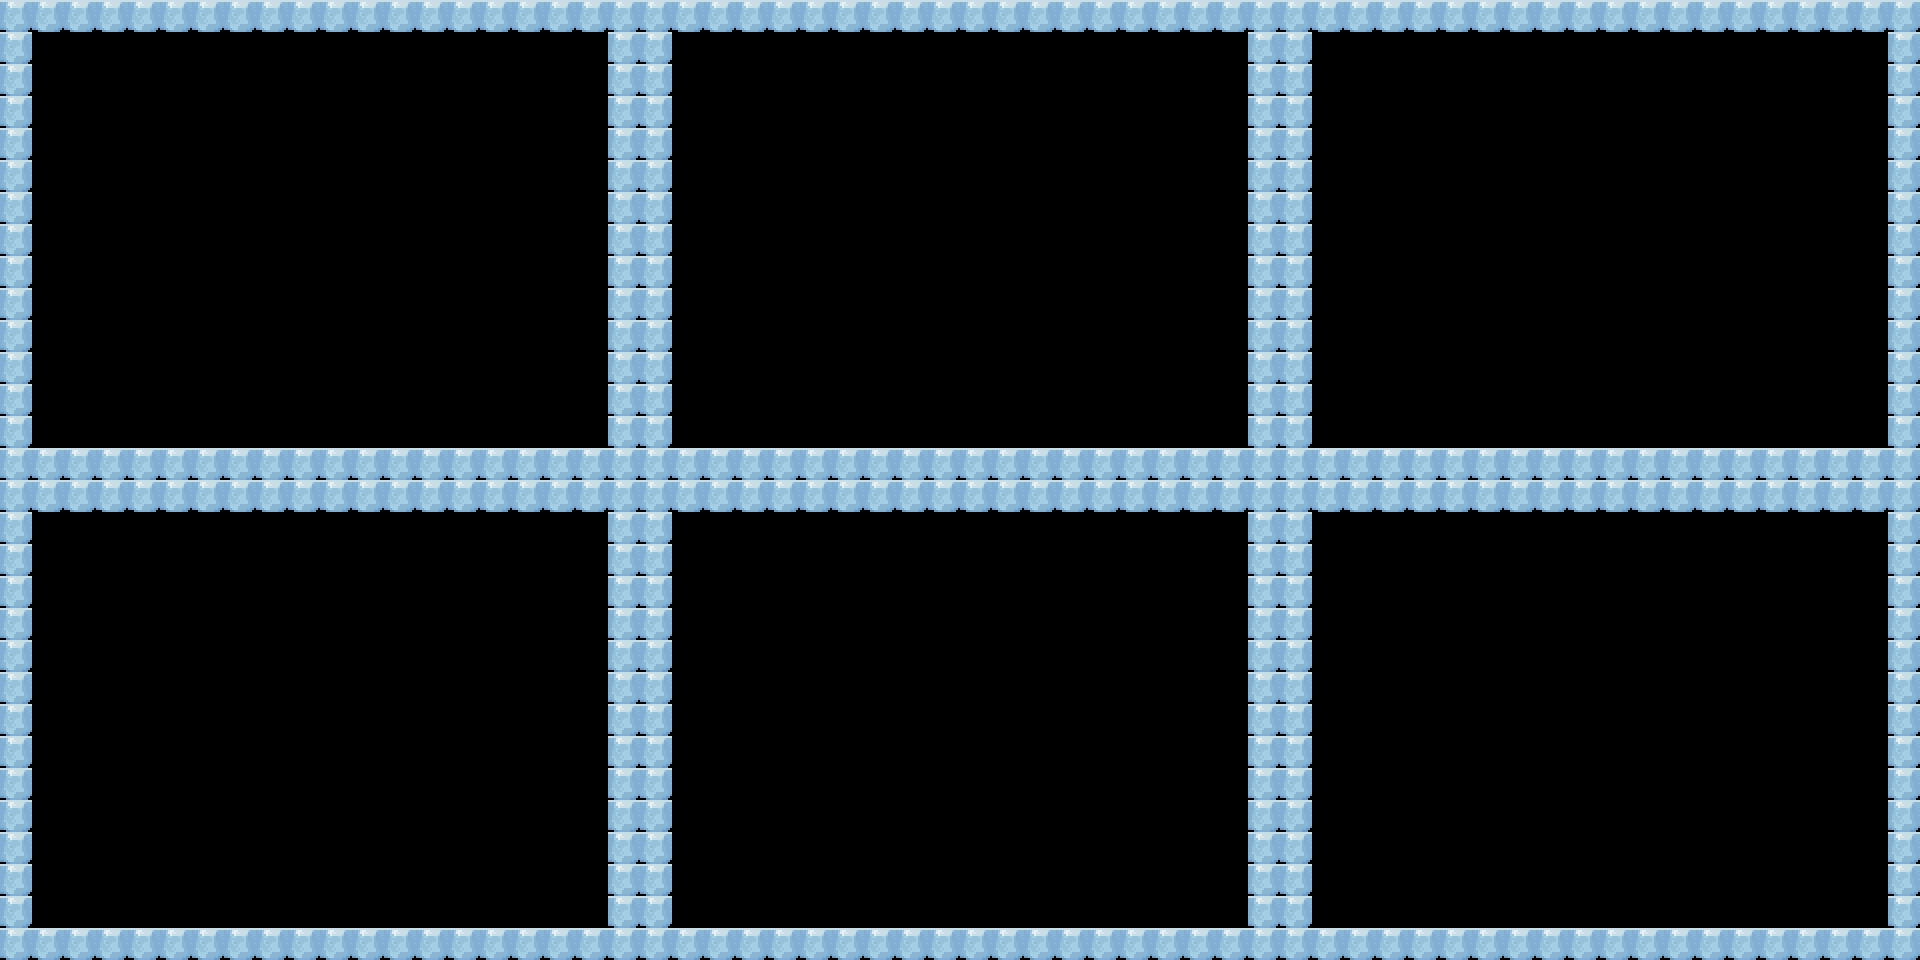

Rendered tile map (Tiled .tmx) drawn with the repository's tilesets; below, a short description and the map source with its tile grids summarised:
An orthogonal 60x30 tile map with 32x32 px tiles, 1 tile layer (Walls_Blocks), 15 hidden layers not drawn, 2 tilesets.

<map version="1.0" orientation="orthogonal" renderorder="right-down" width="60" height="30" tilewidth="32" tileheight="32">
 <tileset firstgid="1" name="Pokemon_Ice_tiles.png" tilewidth="32" tileheight="32">
  <image source="../Tiles/Pokemon_Ice_tiles.png" width="320" height="416" />
 </tileset>
 <tileset firstgid="131" name="Ice_tiles.png" tilewidth="32" tileheight="32">
  <image source="../Tiles/Ice_tiles.png" width="320" height="416" />
 </tileset>
 <layer name="Base" width="60" height="30" visible="0">
  <data>[1800 cells, 0 non-empty, 0 distinct tile ids]</data>
 </layer>
 <layer name="Walls_Blocks" width="60" height="30">
  <data>[1800 cells, 396 non-empty, 2 distinct tile ids]</data>
 </layer>
 <layer name="Movable_Blocks" width="60" height="30" visible="0">
  <data>[1800 cells, 0 non-empty, 0 distinct tile ids]</data>
 </layer>
 <layer name="Items" width="60" height="30" visible="0">
  <data>[1800 cells, 0 non-empty, 0 distinct tile ids]</data>
 </layer>
 <layer name="Bonus" width="60" height="30" visible="0">
  <data>[1800 cells, 0 non-empty, 0 distinct tile ids]</data>
 </layer>
 <layer name="Doors" width="60" height="30" visible="0">
  <data>[1800 cells, 0 non-empty, 0 distinct tile ids]</data>
 </layer>
 <layer name="Water_Blocks" width="60" height="30" visible="0">
  <data>[1800 cells, 11 non-empty, 1 distinct tile ids]</data>
 </layer>
 <layer name="Snow_Surface" width="60" height="30" visible="0">
  <data>[1800 cells, 0 non-empty, 0 distinct tile ids]</data>
 </layer>
 <layer name="Ice_Surface" width="60" height="30" visible="0">
  <data>[1800 cells, 0 non-empty, 0 distinct tile ids]</data>
 </layer>
 <layer name="Item_Shoes" width="60" height="30" visible="0">
  <data>[1800 cells, 0 non-empty, 0 distinct tile ids]</data>
 </layer>
 <layer name="Scene_End" width="60" height="30" visible="0">
  <data>[1800 cells, 0 non-empty, 0 distinct tile ids]</data>
 </layer>
 <layer name="Scene_Start" width="60" height="30" visible="0">
  <data>[1800 cells, 0 non-empty, 0 distinct tile ids]</data>
 </layer>
 <layer name="Enemies" width="60" height="30" visible="0">
  <data>[1800 cells, 0 non-empty, 0 distinct tile ids]</data>
 </layer>
 <layer name="Dialogs" width="60" height="30" visible="0">
  <data>[1800 cells, 0 non-empty, 0 distinct tile ids]</data>
 </layer>
 <layer name="Deco" width="60" height="30" visible="0">
  <data>[1800 cells, 0 non-empty, 0 distinct tile ids]</data>
 </layer>
 <layer name="Map2" width="60" height="30" visible="0">
  <data>[1800 cells, 0 non-empty, 0 distinct tile ids]</data>
 </layer>
</map>
